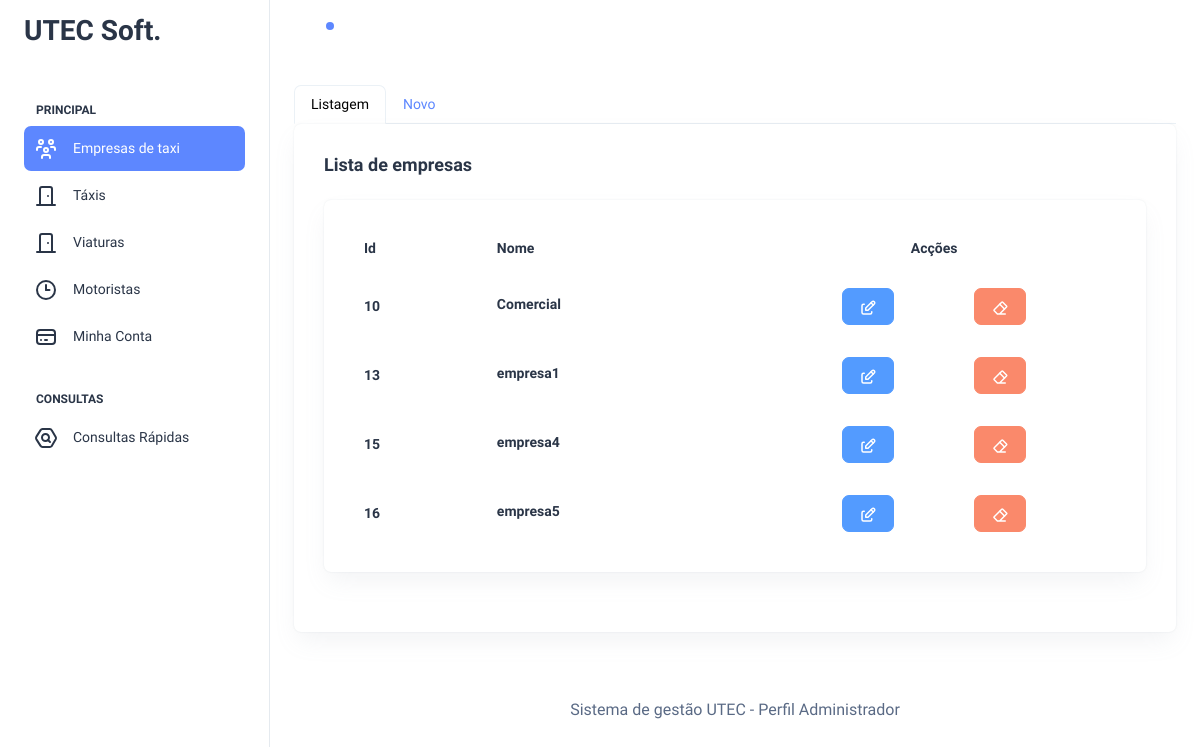
Page /utec-web/view/empresas.php (signed in) on the committed database.
### tables this page shows
CREATE TABLE `empresa` (
  `codEmpresa` int(11) NOT NULL,
  `nomeEmpresa` varchar(50) NOT NULL
);

### utec-web/repository/DbConexao.php (called while the page is built)
<?php
class DbConexao {
     private static $instance = NULL;
    public static function getInstance() {
        if (!isset(self::$instance)) {
            try {
                self:: $instance = new PDO("mysql:host=localhost;dbname=dbtaxi", 'root', '');
                self:: $instance->setAttribute(PDO::ATTR_ERRMODE, PDO::ERRMODE_EXCEPTION);
            } catch (PDOException $e) {
                echo $e->getMessage();
            }
        }
        return self::$instance;
    }
}

### utec-web/services/EmpresaService.php (called while the page is built, shortened)
<?php
require_once '../repository/EmpresaRepository.php';
class EmpresaService {
    private $empresaRepository = NULL;
    public function __construct() {
        $this->empresaRepository = new EmpresaRepository();
    }
    public function viewTabelaEmpresa() {
        try {
            $res = $this->empresaRepository->viewTabelaEmpresa();
            return $res;
        } catch (Exception $e) {
            throw $e;
        }
    }
}

### utec-web/repository/EmpresaRepository.php (the view, shortened to what this page needs)
<?php
include_once('DbConexao.php');
class EmpresaRepository {
    function __construct() {
        $this->db = DbConexao::getInstance();
    }
    public function viewTabelaEmpresa() {
        $stmt = $this->db->prepare("SELECT * FROM empresa");
        $stmt->execute();
        $result = $stmt->fetchAll();
        foreach ($result as $empresa) {
            ?>
            <tr>
                <td class="border-bottom-0">
                    <h6 class="fw-semibold mb-0"><?php echo $empresa['codEmpresa'] ?></h6>
                </td>
                <td class="border-bottom-0">
                    <h6 class="fw-semibold mb-1"><?Php echo $empresa['nomeEmpresa'] ?></h6>
                </td>
            <td class="border-bottom-0">
                <div class="d-flex justify-content-evenly align-items-center">
                    <a href="../view/empresa-editar.php?id=<?Php echo $empresa['codEmpresa'] ?> &nome=<?Php echo $empresa['nomeEmpresa'] ?>" class="mb-0 fw-normal btn btn-info">
                    </a>
                    <a href="../controllers/action.php?op=eliminar&id=<?Php echo $empresa['codEmpresa'] ?>&nome=<?php echo $empresa['nomeEmpresa']?>" class="mb-0 fw-normal btn btn-danger">
                    </a>
                </div>
            </td>
            </tr>
            <?php
        }
    }
}

### rows in the picture
empresa: codEmpresa "10", nomeEmpresa "Comercial"
empresa: codEmpresa "13", nomeEmpresa "empresa1"
empresa: codEmpresa "15", nomeEmpresa "empresa4"
empresa: codEmpresa "16", nomeEmpresa "empresa5"
